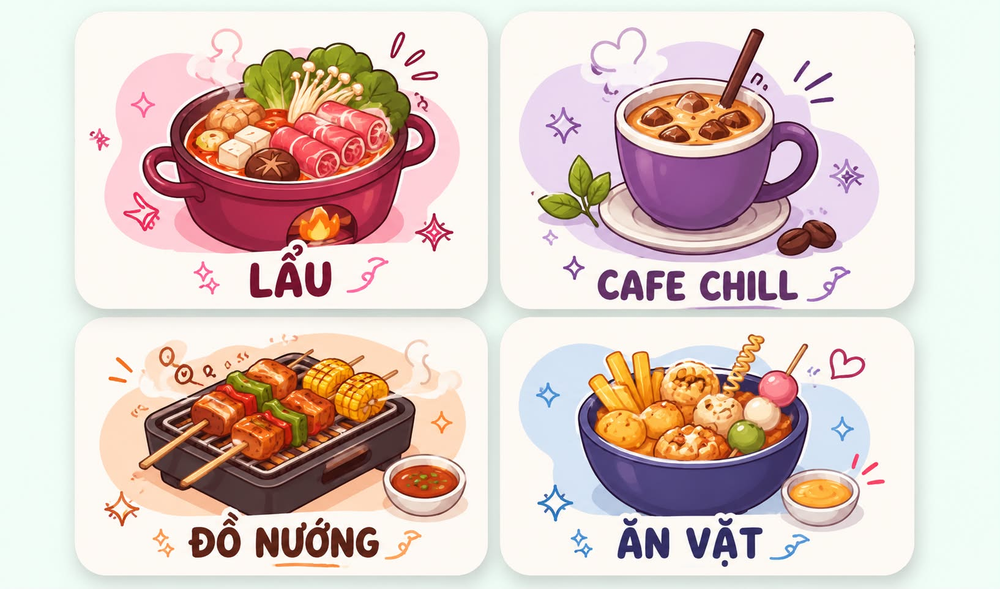
#> input picture plan/screenshot/food_reference.png, 1000 x 589 px, shrunk from 1634 x 963 before the run, found by its file name
$ python crop_food_reference.py
#> lines starting #> are read from the running program, lines starting #| are printed output that depends on the picture
"""Crop the 4-up food reference image into 4 individual card illustrations.

The reference image is a 2x2 grid with bottom labels (LẨU / CAFE CHILL /
ĐỒ NƯỚNG / ĂN VẶT). We crop each quadrant, then trim ~22% off the bottom
to drop the label text — the Flutter UI renders the caption separately.

Usage:
    python scripts/crop_food_reference.py
"""
from pathlib import Path
from PIL import Image

SRC = Path("plan/screenshot/food_reference.png")
DST = Path("anmates_flutter/assets/food")

# Order: top-left, top-right, bottom-left, bottom-right
TILES = [
    ("lau.png",   0, 0),
    ("cafe.png",  1, 0),
    ("nuong.png", 0, 1),
    ("vat.png",   1, 1),
]

# How much of each tile's bottom to crop off (the label band)
LABEL_CROP_RATIO = 0.22

# Inner padding ratio to remove the white card border
INNER_PAD_RATIO = 0.03

# Each food sits roughly in the middle 65% of its tile horizontally.
# Crop that band so the resulting image is closer to square (better for
# our portrait-oriented polaroid card slots with BoxFit.cover).
CENTER_WIDTH_RATIO = 0.72


def main() -> None:
    if not SRC.exists():
        raise SystemExit(
            f"Reference image not found at {SRC}. Save it there first."
        )

    DST.mkdir(parents=True, exist_ok=True)
    img = Image.open(SRC).convert("RGBA")
    W, H = img.size
#> W = 1000; H = 589
    tw, th = W // 2, H // 2
#> tw = 500; th = 294

    for name, col, row in TILES:
        left = col * tw
        upper = row * th
        right = left + tw
        lower = upper + th

        tile = img.crop((left, upper, right, lower))
        # Drop bottom label band
        nw, nh = tile.size
        tile = tile.crop((0, 0, nw, int(nh * (1 - LABEL_CROP_RATIO))))
        # Trim inner border
        nw, nh = tile.size
        pad_x = int(nw * INNER_PAD_RATIO)
        pad_y = int(nh * INNER_PAD_RATIO)
        tile = tile.crop((pad_x, pad_y, nw - pad_x, nh - pad_y))
        # Center-crop horizontally to focus on the food
        nw, nh = tile.size
        keep_w = int(nw * CENTER_WIDTH_RATIO)
        side = (nw - keep_w) // 2
        tile = tile.crop((side, 0, side + keep_w, nh))

        out = DST / name
        tile.save(out, optimize=True)
        print(f"  [ok] {out} -- {tile.size}")
#> this loop made 4 passes
#> pass 1, in main, `tile = img.crop((left, upper, right, lower))`:
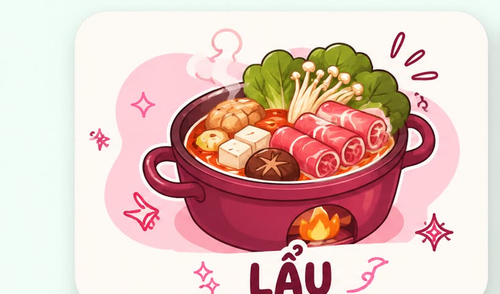
#> tile: PIL image 500x294 RGBA; mean R, G, B, A 226.1, 195.2, 188.5, 255
#> pass 1, in main, `tile = tile.crop((0, 0, nw, int(nh * (1 - LABEL_CROP_RATIO))))`:
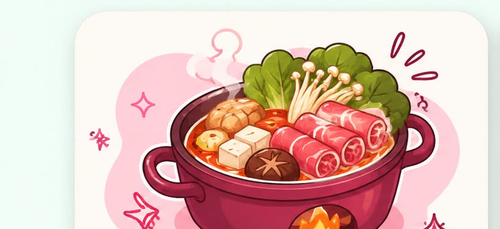
#> tile: PIL image 500x229 RGBA; mean R, G, B, A 223.7, 190.3, 181.9, 255
#> pass 1, in main, `tile = tile.crop((pad_x, pad_y, nw - pad_x, nh - pad_y))`:
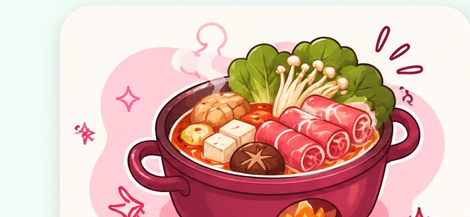
#> tile: PIL image 470x217 RGBA; mean R, G, B, A 222.8, 186.1, 177.3, 255
#> pass 1, in main, `tile = tile.crop((side, 0, side + keep_w, nh))`:
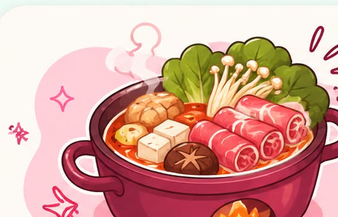
#> tile: PIL image 338x217 RGBA; mean R, G, B, A 214.7, 164.7, 154, 255
#> after the loop:
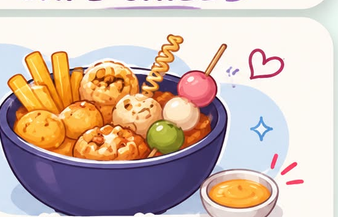
#> tile: PIL image 338x217 RGBA; mean R, G, B, A 204.9, 183.9, 173.6, 255

    print(f"\nDone. 4 illustrations saved to {DST}/")


if __name__ == "__main__":
    main()

$ run again, with plan/screenshot/04_Onboard_Noi_lau.png copied over plan/screenshot/food_reference.png
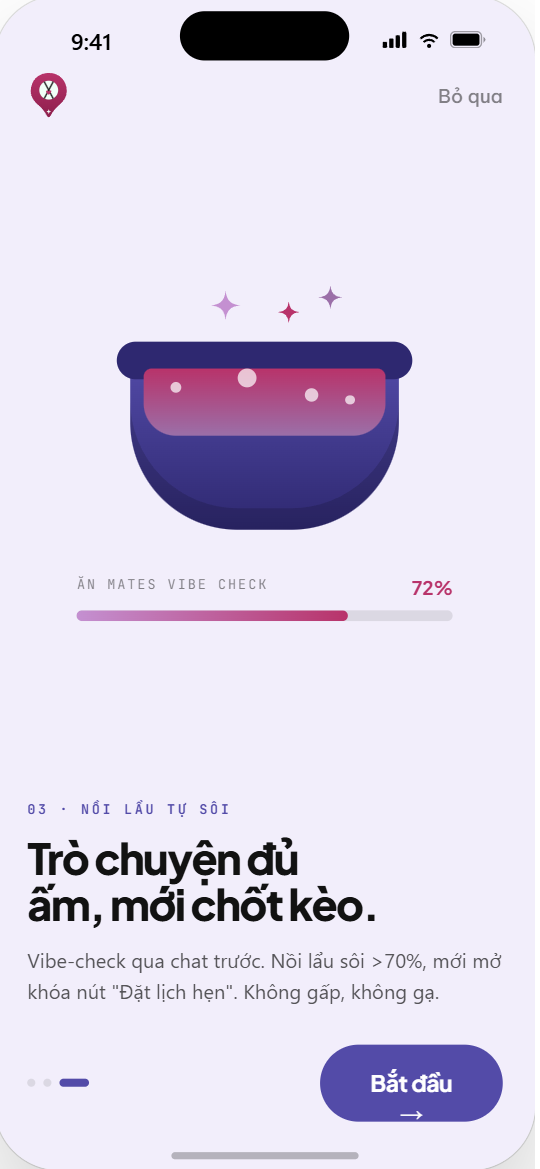
#> input picture plan/screenshot/04_Onboard_Noi_lau.png, 540 x 1169 px, found by its file name
#> in main, img is the input picture: PIL image 540x1169 RGBA; mean R, G, B, A 220.1, 213.4, 231.8, 255
#> the loop in main, `for name, col, row in TILES:` made 4 passes
#> pass 1, in main, `tile = tile.crop((pad_x, pad_y, nw - pad_x, nh - pad_y))`:
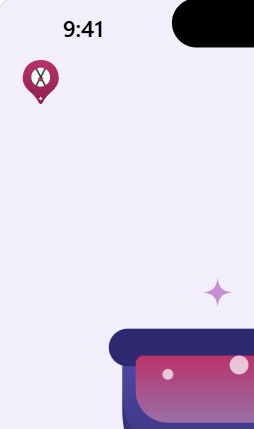
#> tile: PIL image 254x429 RGBA; mean R, G, B, A 217.5, 206.8, 226, 255
#> after the loop in main, `for name, col, row in TILES:`:
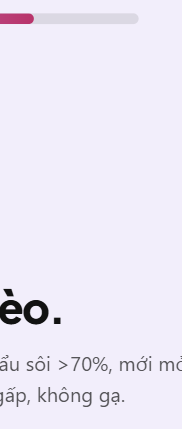
#> tile: PIL image 182x429 RGBA; mean R, G, B, A 237, 232.6, 245.5, 255
